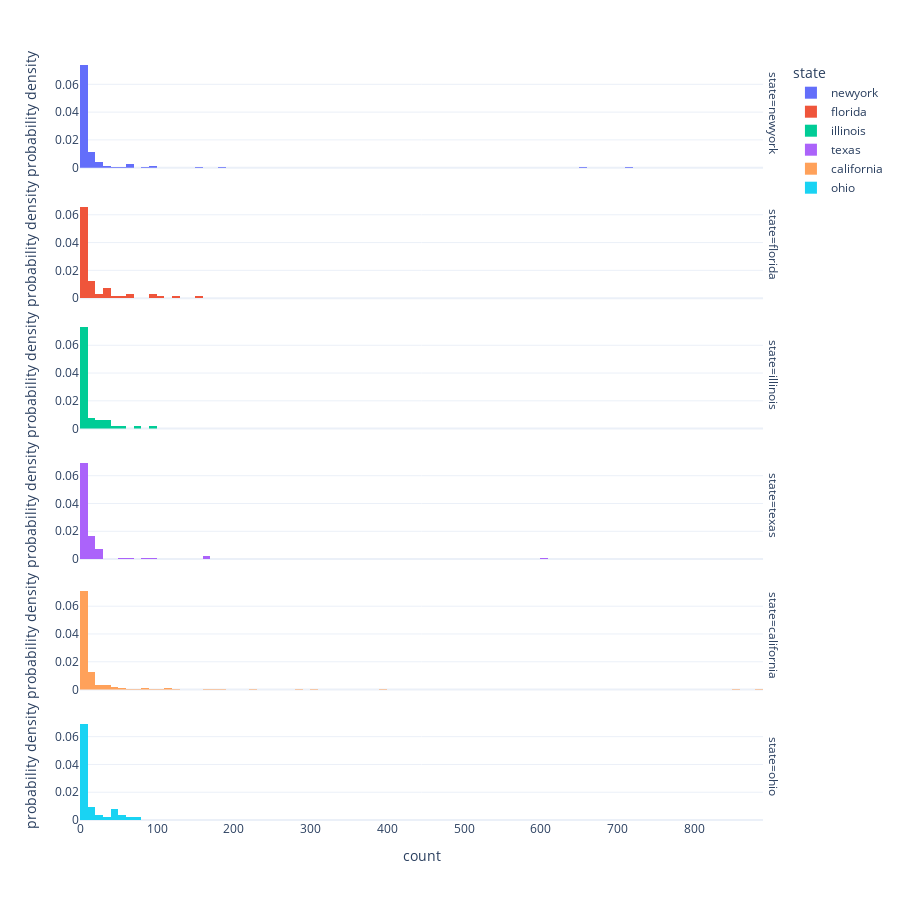

Here is the notebook cell this chart was saved with:
### Code cell
px.histogram(
    num_articles_master,
    #   box=True,
    #   points='all',
    hover_data=num_articles_master.columns,
    histnorm="probability density",
    color="state",
    height=900,
    x="count",
    facet_row="state",
)

### Figure 1 — Plotly figure (JSON) as saved in the notebook; plotly's stock layout.template omitted (floating-point values rounded to 4 significant figures; data arrays with more than 128 entries replaced by an {"elided": "..."} marker saying what was removed)
{"data": [{"alignmentgroup": "True", "bingroup": "x", "histnorm": "probability density", "hovertemplate": "state=newyork<br>count=%{x}<br>probability density=%{y}<extra></extra>", "legendgroup": "newyork", "marker": {"color": "#636efa", "pattern": {"shape": ""}}, "name": "newyork", "offsetgroup": "newyork", "orientation": "v", "showlegend": true, "type": "histogram", "x": {"elided": "129 int values"}, "xaxis": "x6", "yaxis": "y6"}, {"alignmentgroup": "True", "bingroup": "x", "histnorm": "probability density", "hovertemplate": "state=florida<br>count=%{x}<br>probability density=%{y}<extra></extra>", "legendgroup": "florida", "marker": {"color": "#EF553B", "pattern": {"shape": ""}}, "name": "florida", "offsetgroup": "florida", "orientation": "v", "showlegend": true, "type": "histogram", "x": [5, 1, 6, 12, 2, 7, 4, 4, 7, 1, 2, 10, 1, 10, 7, 10, 4, 9, 1, 2, 120, 42, 1, 1, 2, 1, 1, 8, 1, 26, 8, 4, 2, 1, 98, 2, 3, 12, 1, 12, 109, 31, 1, 34, 3, 5, 1, 1, 35, 6, 8, 63, 22, 1, 1, 1, 15, 66, 2, 1, 2, 7, 5, 155, 97, 59, 3, 18, 1, 37, 10, 32], "xaxis": "x5", "yaxis": "y5"}, {"alignmentgroup": "True", "bingroup": "x", "histnorm": "probability density", "hovertemplate": "state=illinois<br>count=%{x}<br>probability density=%{y}<extra></extra>", "legendgroup": "illinois", "marker": {"color": "#00cc96", "pattern": {"shape": ""}}, "name": "illinois", "offsetgroup": "illinois", "orientation": "v", "showlegend": true, "type": "histogram", "x": [3, 2, 1, 2, 6, 3, 5, 3, 1, 54, 8, 2, 1, 1, 8, 1, 1, 1, 1, 1, 3, 1, 7, 25, 1, 12, 21, 16, 2, 71, 30, 1, 10, 4, 7, 16, 7, 1, 6, 4, 2, 4, 2, 3, 3, 95, 21, 20, 1, 2, 2, 4, 8, 44, 36, 1, 2, 14, 5, 1, 36, 1, 35], "xaxis": "x4", "yaxis": "y4"}, {"alignmentgroup": "True", "bingroup": "x", "histnorm": "probability density", "hovertemplate": "state=texas<br>count=%{x}<br>probability density=%{y}<extra></extra>", "legendgroup": "texas", "marker": {"color": "#ab63fa", "pattern": {"shape": ""}}, "name": "texas", "offsetgroup": "texas", "orientation": "v", "showlegend": true, "type": "histogram", "x": [7, 1, 9, 1, 608, 1, 2, 1, 94, 1, 1, 3, 4, 2, 1, 1, 2, 2, 17, 2, 15, 13, 4, 10, 1, 1, 3, 11, 2, 1, 25, 9, 1, 3, 2, 4, 17, 10, 58, 3, 4, 2, 10, 7, 1, 13, 68, 5, 2, 3, 1, 5, 5, 2, 21, 4, 13, 20, 1, 11, 4, 29, 6, 4, 162, 1, 10, 16, 24, 28, 26, 82, 1, 1, 13, 6, 5, 3, 5, 3, 1, 19, 1, 1, 1, 1, 1, 1, 11, 4, 2, 4, 3, 9, 4, 3, 1, 169], "xaxis": "x3", "yaxis": "y3"}, {"alignmentgroup": "True", "bingroup": "x", "histnorm": "probability density", "hovertemplate": "state=california<br>count=%{x}<br>probability density=%{y}<extra></extra>", "legendgroup": "california", "marker": {"color": "#FFA15A", "pattern": {"shape": ""}}, "name": "california", "offsetgroup": "california", "orientation": "v", "showlegend": true, "type": "histogram", "x": {"elided": "340 int values"}, "xaxis": "x2", "yaxis": "y2"}, {"alignmentgroup": "True", "bingroup": "x", "histnorm": "probability density", "hovertemplate": "state=ohio<br>count=%{x}<br>probability density=%{y}<extra></extra>", "legendgroup": "ohio", "marker": {"color": "#19d3f3", "pattern": {"shape": ""}}, "name": "ohio", "offsetgroup": "ohio", "orientation": "v", "showlegend": true, "type": "histogram", "x": [3, 1, 5, 5, 1, 1, 4, 1, 1, 2, 13, 44, 9, 1, 4, 3, 3, 2, 4, 51, 2, 2, 10, 33, 1, 4, 1, 45, 18, 18, 4, 1, 1, 8, 1, 1, 21, 12, 42, 6, 21, 1, 5, 47, 2, 2, 4, 52, 1, 79, 60, 4], "xaxis": "x", "yaxis": "y"}], "layout": {"annotations": [{"font": {}, "showarrow": false, "text": "state=ohio", "textangle": 90, "x": 0.98, "xanchor": "left", "xref": "paper", "y": 0.07083, "yanchor": "middle", "yref": "paper"}, {"font": {}, "showarrow": false, "text": "state=california", "textangle": 90, "x": 0.98, "xanchor": "left", "xref": "paper", "y": 0.2425, "yanchor": "middle", "yref": "paper"}, {"font": {}, "showarrow": false, "text": "state=texas", "textangle": 90, "x": 0.98, "xanchor": "left", "xref": "paper", "y": 0.4142, "yanchor": "middle", "yref": "paper"}, {"font": {}, "showarrow": false, "text": "state=illinois", "textangle": 90, "x": 0.98, "xanchor": "left", "xref": "paper", "y": 0.5858, "yanchor": "middle", "yref": "paper"}, {"font": {}, "showarrow": false, "text": "state=florida", "textangle": 90, "x": 0.98, "xanchor": "left", "xref": "paper", "y": 0.7575, "yanchor": "middle", "yref": "paper"}, {"font": {}, "showarrow": false, "text": "state=newyork", "textangle": 90, "x": 0.98, "xanchor": "left", "xref": "paper", "y": 0.9292, "yanchor": "middle", "yref": "paper"}], "barmode": "relative", "height": 900, "legend": {"title": {"text": "state"}, "tracegroupgap": 0}, "margin": {"t": 60}, "xaxis": {"anchor": "y", "domain": [0, 0.98], "title": {"text": "count"}}, "xaxis2": {"anchor": "y2", "domain": [0, 0.98], "matches": "x", "showticklabels": false}, "xaxis3": {"anchor": "y3", "domain": [0, 0.98], "matches": "x", "showticklabels": false}, "xaxis4": {"anchor": "y4", "domain": [0, 0.98], "matches": "x", "showticklabels": false}, "xaxis5": {"anchor": "y5", "domain": [0, 0.98], "matches": "x", "showticklabels": false}, "xaxis6": {"anchor": "y6", "domain": [0, 0.98], "matches": "x", "showticklabels": false}, "yaxis": {"anchor": "x", "domain": [0, 0.1417], "title": {"text": "probability density"}}, "yaxis2": {"anchor": "x2", "domain": [0.1717, 0.3133], "matches": "y", "title": {"text": "probability density"}}, "yaxis3": {"anchor": "x3", "domain": [0.3433, 0.485], "matches": "y", "title": {"text": "probability density"}}, "yaxis4": {"anchor": "x4", "domain": [0.515, 0.6567], "matches": "y", "title": {"text": "probability density"}}, "yaxis5": {"anchor": "x5", "domain": [0.6867, 0.8283], "matches": "y", "title": {"text": "probability density"}}, "yaxis6": {"anchor": "x6", "domain": [0.8583, 1], "matches": "y", "title": {"text": "probability density"}}}}
